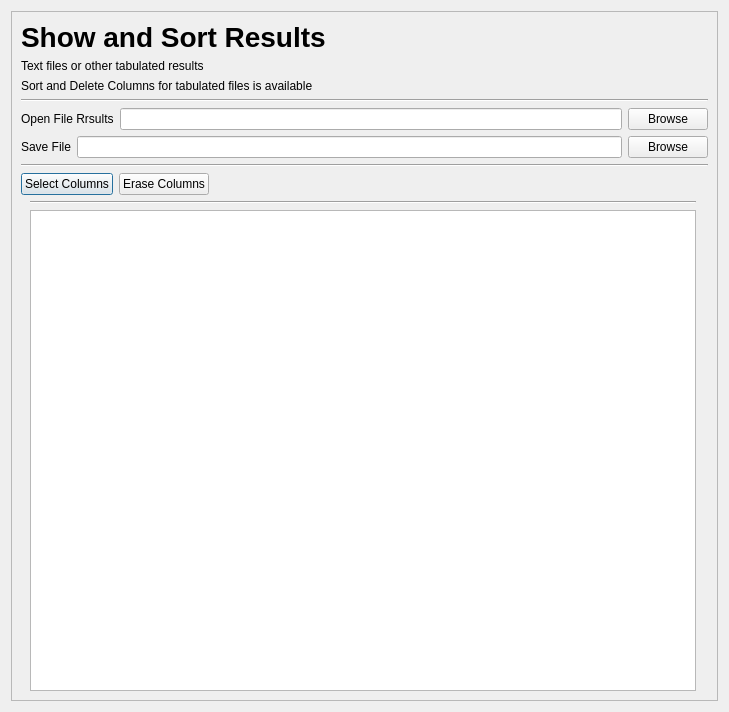
<?xml version="1.0" encoding="UTF-8"?>
<ui version="4.0">
 <class>Dialog</class>
 <widget class="QDialog" name="Dialog">
  <property name="geometry">
   <rect>
    <x>0</x>
    <y>0</y>
    <width>729</width>
    <height>712</height>
   </rect>
  </property>
  <property name="sizePolicy">
   <sizepolicy hsizetype="Preferred" vsizetype="Preferred">
    <horstretch>0</horstretch>
    <verstretch>0</verstretch>
   </sizepolicy>
  </property>
  <property name="minimumSize">
   <size>
    <width>729</width>
    <height>712</height>
   </size>
  </property>
  <property name="windowTitle">
   <string>Dialog</string>
  </property>
  <layout class="QGridLayout" name="gridLayout">
   <item row="0" column="0">
    <widget class="QScrollArea" name="scrollArea">
     <property name="sizePolicy">
      <sizepolicy hsizetype="Preferred" vsizetype="Preferred">
       <horstretch>0</horstretch>
       <verstretch>0</verstretch>
      </sizepolicy>
     </property>
     <property name="font">
      <font>
       <weight>50</weight>
       <italic>false</italic>
       <bold>false</bold>
       <underline>false</underline>
       <strikeout>false</strikeout>
       <kerning>true</kerning>
      </font>
     </property>
     <property name="lineWidth">
      <number>0</number>
     </property>
     <property name="widgetResizable">
      <bool>true</bool>
     </property>
     <property name="alignment">
      <set>Qt::AlignLeading|Qt::AlignLeft|Qt::AlignTop</set>
     </property>
     <widget class="QWidget" name="scrollAreaWidgetContents">
      <property name="geometry">
       <rect>
        <x>0</x>
        <y>0</y>
        <width>703</width>
        <height>686</height>
       </rect>
      </property>
      <layout class="QGridLayout" name="gridLayout_2">
       <item row="5" column="0">
        <layout class="QHBoxLayout" name="horizontalLayout_5">
         <property name="sizeConstraint">
          <enum>QLayout::SetFixedSize</enum>
         </property>
         <property name="topMargin">
          <number>0</number>
         </property>
         <property name="bottomMargin">
          <number>0</number>
         </property>
         <item>
          <layout class="QHBoxLayout" name="horizontalLayout_6" stretch="0">
           <property name="rightMargin">
            <number>0</number>
           </property>
           <item>
            <widget class="QPushButton" name="pushButton">
             <property name="text">
              <string>Select Columns</string>
             </property>
            </widget>
           </item>
          </layout>
         </item>
         <item>
          <layout class="QHBoxLayout" name="horizontalLayout_7">
           <property name="rightMargin">
            <number>0</number>
           </property>
           <item>
            <widget class="QPushButton" name="pushButton_2">
             <property name="text">
              <string>Erase Columns</string>
             </property>
            </widget>
           </item>
          </layout>
         </item>
         <item>
          <spacer name="horizontalSpacer">
           <property name="orientation">
            <enum>Qt::Horizontal</enum>
           </property>
           <property name="sizeHint" stdset="0">
            <size>
             <width>40</width>
             <height>20</height>
            </size>
           </property>
          </spacer>
         </item>
        </layout>
       </item>
       <item row="4" column="0">
        <widget class="Line" name="line">
         <property name="orientation">
          <enum>Qt::Horizontal</enum>
         </property>
        </widget>
       </item>
       <item row="1" column="0">
        <widget class="Line" name="line_2">
         <property name="orientation">
          <enum>Qt::Horizontal</enum>
         </property>
        </widget>
       </item>
       <item row="2" column="0">
        <layout class="QHBoxLayout" name="horizontalLayout_input_option_i" stretch="0,0,0">
         <property name="spacing">
          <number>6</number>
         </property>
         <item>
          <widget class="QLabel" name="labelInput_table">
           <property name="text">
            <string>Open File Rrsults</string>
           </property>
          </widget>
         </item>
         <item>
          <widget class="QLineEdit" name="lineInput_table"/>
         </item>
         <item>
          <widget class="QPushButton" name="openInput_table">
           <property name="text">
            <string>Browse</string>
           </property>
           <property name="autoDefault">
            <bool>true</bool>
           </property>
          </widget>
         </item>
        </layout>
       </item>
       <item row="3" column="0">
        <layout class="QHBoxLayout" name="horizontalLayout_output_option_o">
         <item>
          <widget class="QLabel" name="labelOutput_table">
           <property name="text">
            <string>Save File</string>
           </property>
          </widget>
         </item>
         <item>
          <widget class="QLineEdit" name="lineOutput_table"/>
         </item>
         <item>
          <widget class="QPushButton" name="openoutput_table">
           <property name="text">
            <string>Browse</string>
           </property>
           <property name="autoDefault">
            <bool>true</bool>
           </property>
          </widget>
         </item>
        </layout>
       </item>
       <item row="0" column="0">
        <layout class="QHBoxLayout" name="horizontalLayout">
         <property name="sizeConstraint">
          <enum>QLayout::SetFixedSize</enum>
         </property>
         <property name="topMargin">
          <number>0</number>
         </property>
         <property name="rightMargin">
          <number>10</number>
         </property>
         <item>
          <layout class="QHBoxLayout" name="horizontalLayout_2">
           <property name="rightMargin">
            <number>10</number>
           </property>
           <item>
            <layout class="QVBoxLayout" name="verticalLayout_4">
             <property name="sizeConstraint">
              <enum>QLayout::SetFixedSize</enum>
             </property>
             <property name="bottomMargin">
              <number>0</number>
             </property>
             <item>
              <layout class="QVBoxLayout" name="verticalLayout_6">
               <item>
                <widget class="QLabel" name="label">
                 <property name="font">
                  <font>
                   <pointsize>21</pointsize>
                   <weight>75</weight>
                   <bold>true</bold>
                  </font>
                 </property>
                 <property name="text">
                  <string>Show and Sort Results</string>
                 </property>
                </widget>
               </item>
              </layout>
             </item>
             <item>
              <layout class="QVBoxLayout" name="verticalLayout_7">
               <item>
                <widget class="QLabel" name="label_2">
                 <property name="font">
                  <font>
                   <kerning>true</kerning>
                  </font>
                 </property>
                 <property name="text">
                  <string>Text files or other tabulated results</string>
                 </property>
                </widget>
               </item>
              </layout>
             </item>
             <item>
              <layout class="QVBoxLayout" name="verticalLayout_10">
               <item>
                <widget class="QLabel" name="label_3">
                 <property name="text">
                  <string>Sort and Delete Columns for tabulated files is available</string>
                 </property>
                </widget>
               </item>
              </layout>
             </item>
            </layout>
           </item>
          </layout>
         </item>
         <item>
          <widget class="QLabel" name="logo_3">
           <property name="sizePolicy">
            <sizepolicy hsizetype="Preferred" vsizetype="Fixed">
             <horstretch>0</horstretch>
             <verstretch>0</verstretch>
            </sizepolicy>
           </property>
           <property name="maximumSize">
            <size>
             <width>81</width>
             <height>81</height>
            </size>
           </property>
           <property name="text">
            <string/>
           </property>
           <property name="pixmap">
            <pixmap resource="icon_SPiGA.qrc">:/logo/SPiGA_icon.png</pixmap>
           </property>
           <property name="scaledContents">
            <bool>true</bool>
           </property>
          </widget>
         </item>
        </layout>
       </item>
       <item row="6" column="0">
        <widget class="QFrame" name="frameWeight">
         <property name="frameShape">
          <enum>QFrame::NoFrame</enum>
         </property>
         <property name="frameShadow">
          <enum>QFrame::Raised</enum>
         </property>
         <layout class="QGridLayout" name="gridLayout_3">
          <property name="topMargin">
           <number>0</number>
          </property>
          <property name="rightMargin">
           <number>12</number>
          </property>
          <property name="bottomMargin">
           <number>0</number>
          </property>
          <item row="1" column="0">
           <widget class="QTableWidget" name="tableWidget"/>
          </item>
          <item row="0" column="0">
           <widget class="Line" name="line_7">
            <property name="orientation">
             <enum>Qt::Horizontal</enum>
            </property>
           </widget>
          </item>
         </layout>
        </widget>
       </item>
      </layout>
     </widget>
    </widget>
   </item>
  </layout>
 </widget>
 <resources>
  <include location="icon_SPiGA.qrc"/>
  <include location="icon_SPiGA.qrc"/>
 </resources>
 <connections/>
</ui>
